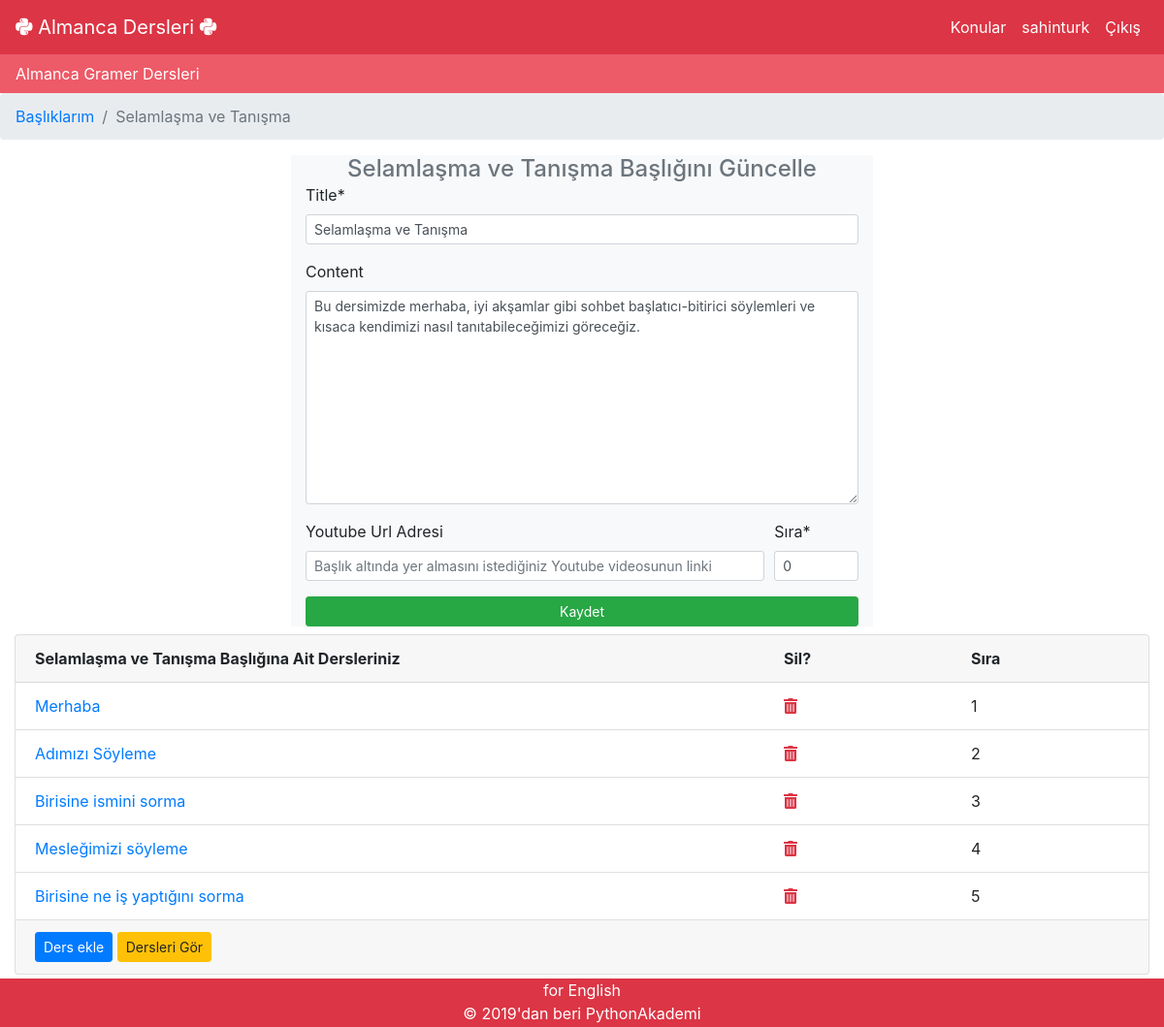
The app's page /dersler/baslik/1/guncelle/ (signed in) with its own data.
### hesaplar/models.py (models this page shows)
class User(AbstractUser):
	is_student = models.BooleanField(default=False)
	is_teacher = models.BooleanField(default=False)

### dersler/models.py (models this page shows, shortened)
class Baslik(models.Model):
	title = models.CharField(max_length = 100)
	owner = models.ForeignKey(User, on_delete=models.CASCADE)
	content = models.TextField(blank = True)
	ranking = models.IntegerField("Sıra", default = 0)
	publishing_date = models.DateTimeField(verbose_name="yayımlanma_tarihi",auto_now_add=True)
	updating_date = models.DateTimeField(verbose_name="güncellenme_tarihi", auto_now = True)
	youtube_urli = models.URLField("Youtube Url Adresi", blank = True)
	views = models.IntegerField(default = 0)
	favori_sayisi = models.IntegerField(default = 0)
	begenilme_sayisi = models.IntegerField(default = 0)
	objects = models.Manager()
	def ders_var_mi(self):
		if self.ders_set.exists():
			return True
		return False

class Ders(models.Model):
	baslik = models.ForeignKey(Baslik, on_delete=models.CASCADE)
	title = models.CharField("Dersinizin Başlığı:",max_length = 100)
	content = RichTextField("İçerik:", blank = True)
	ranking = models.IntegerField("Sıra:", default = 0)
	example = models.CharField(max_length = 100, blank = True)
	publishing_date = models.DateTimeField(verbose_name="yayımlanma_tarihi",auto_now_add=True)
	updating_date = models.DateTimeField(verbose_name="güncellenme_tarihi", auto_now = True)
	youtube_urli = models.URLField("Youtube linki:", blank = True)
	def sil(self):
		return reverse('dersler:ders_sil', kwargs={'pk':self.pk})

### dersler/views.py (the view, shortened to what this page needs)
# urls.py: path('baslik/<int:pk>/guncelle/', BaslikUpdateView.as_view(), name='baslik_guncelle'),
@method_decorator([login_required], name='dispatch')
class BaslikUpdateView(UpdateView):
    model = Baslik
    form_class = BaslikOlusturmaFormu
    context_object_name = 'baslik'
    template_name = 'dersler/baslik_guncelleme_formu.html'
    def get_context_data(self, **kwargs):
        dersler = self.get_object().ders_set.all()
        kwargs['dersler'] = dersler
        return super().get_context_data(**kwargs)
    def get_queryset(self):
        return Baslik.objects.filter(owner = self.request.user)

### dersler/forms.py
class BaslikOlusturmaFormu(forms.ModelForm):
	class Meta:
		model = Baslik
		fields = ('title', 'content', 'youtube_urli', 'ranking',)
	def __init__(self, *args, **kwargs):
		super().__init__(*args, **kwargs)
		self.fields['title'].widget.attrs['placeholder']= "Dersleriniz için bir genel başlık belirleyiniz"
		self.fields['title'].widget.attrs['class']= "form-control-sm"
		self.fields['content'].widget.attrs['placeholder']= "Başlığınızın genel olarak ne içereceğini burda belirtebilirsiniz."
		self.fields['content'].widget.attrs['class']= "form-control-sm"
		self.fields['youtube_urli'].widget.attrs['placeholder']= "Başlık altında yer almasını istediğiniz Youtube videosunun linki"
		self.fields['youtube_urli'].widget.attrs['class']= "form-control-sm"
		self.fields['ranking'].widget.attrs['class']= "form-control-sm"

### templates/dersler/baslik_guncelleme_formu.html (shortened to what this page needs)
{% extends 'base.html' %}
{% load crispy_forms_tags %}
{% block body %}
<nav aria-label="breadcrumb">
  <ol class="breadcrumb">
    <li class="breadcrumb-item"><a href="{% url 'profil:ogrenci_profil' baslik.owner.id %}">Başlıklarım</a></li>
    <li class="breadcrumb-item active" aria-current="page">{{ baslik.title }}</li>
  </ol>
</nav>
  <div class = "container-fluid">
	<div class="row justify-content-center mb-2">
	    <div class="col-md-6 col-sm-8 col-12 bg-light">
			<h4 class="mb-0 text-center text-secondary">{{baslik.title}} Başlığını Güncelle</h4>
			<form method="post" novalidate>
				{{ form.title|as_crispy_field }}
				{{ form.content|as_crispy_field }}
				<div class="form-row">
					<div class="form-group col-10 mb-0">
						{{ form.youtube_urli|as_crispy_field }}
					</div>
					<div class="form-group col-2 mb-0">
						{{ form.ranking|as_crispy_field }}
					</div>
				</div>
    			<button type="submit" class="btn btn-success btn-block btn-sm">Kaydet</button>
			</form>
		</div>
	</div>
    <div class="card">
	  <div class="card-header">
        <div class="row">
          <div class="col-8">
            <strong>{{baslik.title}} Başlığına Ait Dersleriniz</strong>
          </div>
		  <div class="col-2">
            <strong>Sil?</strong>
          </div>
          <div class="col-2">
            <strong>Sıra</strong>
          </div>
        </div>
      </div>
      <div class="list-group list-group-flush list-group-formset">
        {% for ders in dersler %}
	      <div class="list-group-item">
            <div class="row">
              <div class="col-8">
                <a href="{% url 'dersler:ders_guncelle' baslik.pk ders.pk %}">{{ ders.title }}</a>
			  </div>
			  <div class="col-2">
                <a class = "text-danger" href="{{ders.sil}}"><i class= "fas fa-trash-alt"></i></a>
              </div>
              <div class="col-2">
                {{ ders.ranking }}
              </div>
            </div>
          </div>
        {% empty %}
          <div class="list-group-item text-center">
            <p class="text-muted font-italic mb-0">Henüz bir ders yok! <a href="{% url 'dersler:ders_ekle' baslik.pk %}">İlk dersinizi ekleyin</a>.</p>
          </div>
        {% endfor %}
      </div>
      <div class="card-footer">
        <a href="{% url 'dersler:ders_ekle' baslik.pk %}" class="btn btn-primary btn-sm">Ders ekle</a>
		{% if baslik.ders_var_mi %}
		    <a class = "btn btn-sm btn-warning" href="{% url 'dersler:ders_degistir' baslik.pk baslik.ders_set.first.pk %}">Dersleri Gör</a>
	    {% endif %}
	  </div>
    </div>
  </div>
{% endblock %}

### templates/navbar.html (shortened to what this page needs)
<nav class="navbar navbar-expand-lg navbar-dark bg-danger">
  <a class="navbar-brand" href="{% url 'home' %}">
  <i class="fab fa-python"></i>
	Almanca Dersleri
  <i class="fab fa-python"></i>
  </a>
  <div class="collapse navbar-collapse" id="navbarTogglerDemo03">
    <ul class="navbar-nav ml-auto">
      <li class="nav-item active">
        <a class="nav-link" href="{% url 'dersler:baslik_listesi' %}">Konular<span class="sr-only">(current)</span></a>
      </li>
	  {% if user.is_authenticated %}
	  <li class="nav-item active">
		<a class="nav-link" href="{% url 'profil:ogrenci_profil' user.id %}">{{ user.username }}</a>
	  </li>
      {% endif %}
	  {% if user.is_authenticated %}
			<li class="nav-item active"><a class="nav-link" href="{% url 'hesaplar:logout' %}">Çıkış<span class="sr-only">(current)</span></a></li>
	  {% else %}
			<a href="{% url 'hesaplar:login' %}" class="btn btn-light" role="button">Giriş Yap</a>
            <a href="{% url 'hesaplar:student_signup' %}" class="btn btn-primary" role="button">Kayıt Ol</a>
      {% endif %}
    </ul>
  </div>
</nav>
<nav class="navbar navbar-dark nav-alti py-0">
  <span class="navbar-text text-white">
    Almanca Gramer Dersleri
  </span>
</nav>

### static/css/all.css (style rules this page uses)
.fa, .fas, .far, .fal, .fab { -moz-osx-font-smoothing: grayscale; -webkit-font-smoothing: antialiased; display: inline-block; font-style: normal; font-variant: normal; text-rendering: auto; line-height: 1; }
.fa-python:before { content: "\f3e2"; }
.fa-trash-alt:before { content: "\f2ed"; }
.fab { font-family: 'Font Awesome 5 Brands'; }
.fa, .fas { font-family: 'Font Awesome 5 Free'; font-weight: 900; }

### static/css/stil.css (style rules this page uses)
.nav-alti { background-color: hsl(354, 80%, 64%); }

### records on screen
User: username "sahinturk"
Baslik: title "Selamlaşma ve Tanışma", content "Bu dersimizde merhaba, iyi akşamlar gibi sohbet başlatıcı-bitirici söylemleri ve kısaca kendimizi nasıl tanıtabileceğimizi göreceğiz.", ranking "0"
Ders: title "Merhaba", ranking "1"
Ders: title "Adımızı Söyleme", ranking "2"
Ders: title "Birisine ismini sorma", ranking "3"
Ders: title "Mesleğimizi söyleme", ranking "4"
Ders: title "Birisine ne iş yaptığını sorma", ranking "5"
